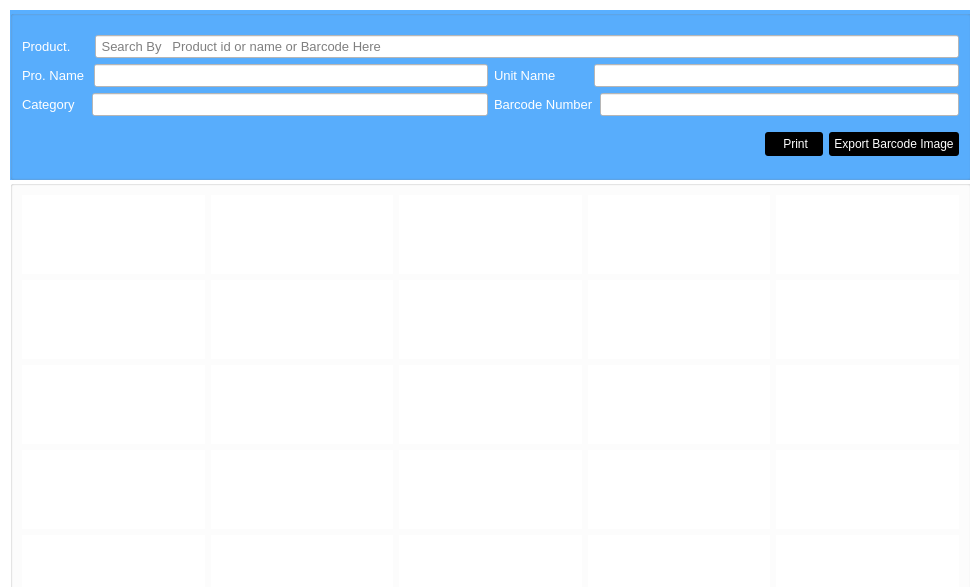
<?xml version="1.0" encoding="UTF-8"?>
<ui version="4.0">
 <class>Dialog</class>
 <widget class="QDialog" name="Dialog">
  <property name="windowModality">
   <enum>Qt::ApplicationModal</enum>
  </property>
  <property name="geometry">
   <rect>
    <x>0</x>
    <y>0</y>
    <width>970</width>
    <height>587</height>
   </rect>
  </property>
  <property name="windowTitle">
   <string>Dialog</string>
  </property>
  <property name="styleSheet">
   <string notr="true">background-color: rgb(255, 255, 255);</string>
  </property>
  <widget class="QGroupBox" name="groupBox_2">
   <property name="geometry">
    <rect>
     <x>10</x>
     <y>180</y>
     <width>961</width>
     <height>871</height>
    </rect>
   </property>
   <property name="styleSheet">
    <string notr="true">background-color: rgb(255, 255, 255);
</string>
   </property>
   <property name="title">
    <string/>
   </property>
   <layout class="QGridLayout" name="gridLayout_10">
    <item row="0" column="0">
     <layout class="QGridLayout" name="gridLayout_5">
      <item row="0" column="0">
       <widget class="QLabel" name="bars1">
        <property name="text">
         <string/>
        </property>
        <property name="pixmap">
         <pixmap>../images/barexample.png</pixmap>
        </property>
        <property name="scaledContents">
         <bool>true</bool>
        </property>
       </widget>
      </item>
      <item row="0" column="1">
       <widget class="QLabel" name="bars2">
        <property name="text">
         <string/>
        </property>
        <property name="pixmap">
         <pixmap>../images/barexample.png</pixmap>
        </property>
        <property name="scaledContents">
         <bool>true</bool>
        </property>
       </widget>
      </item>
      <item row="0" column="2">
       <widget class="QLabel" name="bars3">
        <property name="text">
         <string/>
        </property>
        <property name="pixmap">
         <pixmap>../images/barexample.png</pixmap>
        </property>
        <property name="scaledContents">
         <bool>true</bool>
        </property>
       </widget>
      </item>
      <item row="0" column="3">
       <widget class="QLabel" name="bars4">
        <property name="text">
         <string/>
        </property>
        <property name="pixmap">
         <pixmap>../images/barexample.png</pixmap>
        </property>
        <property name="scaledContents">
         <bool>true</bool>
        </property>
       </widget>
      </item>
      <item row="0" column="4">
       <widget class="QLabel" name="bars5">
        <property name="text">
         <string/>
        </property>
        <property name="pixmap">
         <pixmap>../images/barexample.png</pixmap>
        </property>
        <property name="scaledContents">
         <bool>true</bool>
        </property>
       </widget>
      </item>
     </layout>
    </item>
    <item row="1" column="0">
     <layout class="QGridLayout" name="gridLayout_6">
      <item row="0" column="0">
       <widget class="QLabel" name="bars6">
        <property name="text">
         <string/>
        </property>
        <property name="pixmap">
         <pixmap>../images/barexample.png</pixmap>
        </property>
        <property name="scaledContents">
         <bool>true</bool>
        </property>
       </widget>
      </item>
      <item row="0" column="1">
       <widget class="QLabel" name="bars7">
        <property name="text">
         <string/>
        </property>
        <property name="pixmap">
         <pixmap>../images/barexample.png</pixmap>
        </property>
        <property name="scaledContents">
         <bool>true</bool>
        </property>
       </widget>
      </item>
      <item row="0" column="2">
       <widget class="QLabel" name="bars8">
        <property name="text">
         <string/>
        </property>
        <property name="pixmap">
         <pixmap>../images/barexample.png</pixmap>
        </property>
        <property name="scaledContents">
         <bool>true</bool>
        </property>
       </widget>
      </item>
      <item row="0" column="3">
       <widget class="QLabel" name="bars9">
        <property name="text">
         <string/>
        </property>
        <property name="pixmap">
         <pixmap>../images/barexample.png</pixmap>
        </property>
        <property name="scaledContents">
         <bool>true</bool>
        </property>
       </widget>
      </item>
      <item row="0" column="4">
       <widget class="QLabel" name="bars10">
        <property name="text">
         <string/>
        </property>
        <property name="pixmap">
         <pixmap>../images/barexample.png</pixmap>
        </property>
        <property name="scaledContents">
         <bool>true</bool>
        </property>
       </widget>
      </item>
     </layout>
    </item>
    <item row="2" column="0">
     <layout class="QGridLayout" name="gridLayout_7">
      <item row="0" column="0">
       <widget class="QLabel" name="bars11">
        <property name="text">
         <string/>
        </property>
        <property name="pixmap">
         <pixmap>../images/barexample.png</pixmap>
        </property>
        <property name="scaledContents">
         <bool>true</bool>
        </property>
       </widget>
      </item>
      <item row="0" column="1">
       <widget class="QLabel" name="bars12">
        <property name="text">
         <string/>
        </property>
        <property name="pixmap">
         <pixmap>../images/barexample.png</pixmap>
        </property>
        <property name="scaledContents">
         <bool>true</bool>
        </property>
       </widget>
      </item>
      <item row="0" column="2">
       <widget class="QLabel" name="bars13">
        <property name="text">
         <string/>
        </property>
        <property name="pixmap">
         <pixmap>../images/barexample.png</pixmap>
        </property>
        <property name="scaledContents">
         <bool>true</bool>
        </property>
       </widget>
      </item>
      <item row="0" column="3">
       <widget class="QLabel" name="bars14">
        <property name="text">
         <string/>
        </property>
        <property name="pixmap">
         <pixmap>../images/barexample.png</pixmap>
        </property>
        <property name="scaledContents">
         <bool>true</bool>
        </property>
       </widget>
      </item>
      <item row="0" column="4">
       <widget class="QLabel" name="bars15">
        <property name="text">
         <string/>
        </property>
        <property name="pixmap">
         <pixmap>../images/barexample.png</pixmap>
        </property>
        <property name="scaledContents">
         <bool>true</bool>
        </property>
       </widget>
      </item>
     </layout>
    </item>
    <item row="3" column="0">
     <layout class="QGridLayout" name="gridLayout_8">
      <item row="0" column="0">
       <widget class="QLabel" name="bars16">
        <property name="text">
         <string/>
        </property>
        <property name="pixmap">
         <pixmap>../images/barexample.png</pixmap>
        </property>
        <property name="scaledContents">
         <bool>true</bool>
        </property>
       </widget>
      </item>
      <item row="0" column="1">
       <widget class="QLabel" name="bars17">
        <property name="text">
         <string/>
        </property>
        <property name="pixmap">
         <pixmap>../images/barexample.png</pixmap>
        </property>
        <property name="scaledContents">
         <bool>true</bool>
        </property>
       </widget>
      </item>
      <item row="0" column="2">
       <widget class="QLabel" name="bars18">
        <property name="text">
         <string/>
        </property>
        <property name="pixmap">
         <pixmap>../images/barexample.png</pixmap>
        </property>
        <property name="scaledContents">
         <bool>true</bool>
        </property>
       </widget>
      </item>
      <item row="0" column="3">
       <widget class="QLabel" name="bars19">
        <property name="text">
         <string/>
        </property>
        <property name="pixmap">
         <pixmap>../images/barexample.png</pixmap>
        </property>
        <property name="scaledContents">
         <bool>true</bool>
        </property>
       </widget>
      </item>
      <item row="0" column="4">
       <widget class="QLabel" name="bars20">
        <property name="text">
         <string/>
        </property>
        <property name="pixmap">
         <pixmap>../images/barexample.png</pixmap>
        </property>
        <property name="scaledContents">
         <bool>true</bool>
        </property>
       </widget>
      </item>
     </layout>
    </item>
    <item row="4" column="0">
     <layout class="QGridLayout" name="gridLayout_9">
      <item row="0" column="0">
       <widget class="QLabel" name="bars21">
        <property name="text">
         <string/>
        </property>
        <property name="pixmap">
         <pixmap>../images/barexample.png</pixmap>
        </property>
        <property name="scaledContents">
         <bool>true</bool>
        </property>
       </widget>
      </item>
      <item row="0" column="1">
       <widget class="QLabel" name="bars22">
        <property name="text">
         <string/>
        </property>
        <property name="pixmap">
         <pixmap>../images/barexample.png</pixmap>
        </property>
        <property name="scaledContents">
         <bool>true</bool>
        </property>
       </widget>
      </item>
      <item row="0" column="2">
       <widget class="QLabel" name="bars23">
        <property name="text">
         <string/>
        </property>
        <property name="pixmap">
         <pixmap>../images/barexample.png</pixmap>
        </property>
        <property name="scaledContents">
         <bool>true</bool>
        </property>
       </widget>
      </item>
      <item row="0" column="3">
       <widget class="QLabel" name="bars24">
        <property name="text">
         <string/>
        </property>
        <property name="pixmap">
         <pixmap>../images/barexample.png</pixmap>
        </property>
        <property name="scaledContents">
         <bool>true</bool>
        </property>
       </widget>
      </item>
      <item row="0" column="4">
       <widget class="QLabel" name="bars25">
        <property name="text">
         <string/>
        </property>
        <property name="pixmap">
         <pixmap>../images/barexample.png</pixmap>
        </property>
        <property name="scaledContents">
         <bool>true</bool>
        </property>
       </widget>
      </item>
     </layout>
    </item>
    <item row="5" column="0">
     <layout class="QGridLayout" name="gridLayout_13">
      <item row="0" column="0">
       <widget class="QLabel" name="bars26">
        <property name="text">
         <string/>
        </property>
        <property name="pixmap">
         <pixmap>../images/barexample.png</pixmap>
        </property>
        <property name="scaledContents">
         <bool>true</bool>
        </property>
       </widget>
      </item>
      <item row="0" column="1">
       <widget class="QLabel" name="bars27">
        <property name="text">
         <string/>
        </property>
        <property name="pixmap">
         <pixmap>../images/barexample.png</pixmap>
        </property>
        <property name="scaledContents">
         <bool>true</bool>
        </property>
       </widget>
      </item>
      <item row="0" column="2">
       <widget class="QLabel" name="bars28">
        <property name="text">
         <string/>
        </property>
        <property name="pixmap">
         <pixmap>../images/barexample.png</pixmap>
        </property>
        <property name="scaledContents">
         <bool>true</bool>
        </property>
       </widget>
      </item>
      <item row="0" column="3">
       <widget class="QLabel" name="bars29">
        <property name="text">
         <string/>
        </property>
        <property name="pixmap">
         <pixmap>../images/barexample.png</pixmap>
        </property>
        <property name="scaledContents">
         <bool>true</bool>
        </property>
       </widget>
      </item>
      <item row="0" column="4">
       <widget class="QLabel" name="bars30">
        <property name="text">
         <string/>
        </property>
        <property name="pixmap">
         <pixmap>../images/barexample.png</pixmap>
        </property>
        <property name="scaledContents">
         <bool>true</bool>
        </property>
       </widget>
      </item>
     </layout>
    </item>
    <item row="6" column="0">
     <layout class="QGridLayout" name="gridLayout_14">
      <item row="0" column="0">
       <widget class="QLabel" name="bars31">
        <property name="text">
         <string/>
        </property>
        <property name="pixmap">
         <pixmap>../images/barexample.png</pixmap>
        </property>
        <property name="scaledContents">
         <bool>true</bool>
        </property>
       </widget>
      </item>
      <item row="0" column="1">
       <widget class="QLabel" name="bars32">
        <property name="text">
         <string/>
        </property>
        <property name="pixmap">
         <pixmap>../images/barexample.png</pixmap>
        </property>
        <property name="scaledContents">
         <bool>true</bool>
        </property>
       </widget>
      </item>
      <item row="0" column="2">
       <widget class="QLabel" name="bars33">
        <property name="text">
         <string/>
        </property>
        <property name="pixmap">
         <pixmap>../images/barexample.png</pixmap>
        </property>
        <property name="scaledContents">
         <bool>true</bool>
        </property>
       </widget>
      </item>
      <item row="0" column="3">
       <widget class="QLabel" name="bars34">
        <property name="text">
         <string/>
        </property>
        <property name="pixmap">
         <pixmap>../images/barexample.png</pixmap>
        </property>
        <property name="scaledContents">
         <bool>true</bool>
        </property>
       </widget>
      </item>
      <item row="0" column="4">
       <widget class="QLabel" name="bars35">
        <property name="text">
         <string/>
        </property>
        <property name="pixmap">
         <pixmap>../images/barexample.png</pixmap>
        </property>
        <property name="scaledContents">
         <bool>true</bool>
        </property>
       </widget>
      </item>
     </layout>
    </item>
    <item row="7" column="0">
     <layout class="QGridLayout" name="gridLayout_15">
      <item row="0" column="0">
       <widget class="QLabel" name="bars36">
        <property name="text">
         <string/>
        </property>
        <property name="pixmap">
         <pixmap>../images/barexample.png</pixmap>
        </property>
        <property name="scaledContents">
         <bool>true</bool>
        </property>
       </widget>
      </item>
      <item row="0" column="1">
       <widget class="QLabel" name="bars37">
        <property name="text">
         <string/>
        </property>
        <property name="pixmap">
         <pixmap>../images/barexample.png</pixmap>
        </property>
        <property name="scaledContents">
         <bool>true</bool>
        </property>
       </widget>
      </item>
      <item row="0" column="2">
       <widget class="QLabel" name="bars38">
        <property name="text">
         <string/>
        </property>
        <property name="pixmap">
         <pixmap>../images/barexample.png</pixmap>
        </property>
        <property name="scaledContents">
         <bool>true</bool>
        </property>
       </widget>
      </item>
      <item row="0" column="3">
       <widget class="QLabel" name="bars39">
        <property name="text">
         <string/>
        </property>
        <property name="pixmap">
         <pixmap>../images/barexample.png</pixmap>
        </property>
        <property name="scaledContents">
         <bool>true</bool>
        </property>
       </widget>
      </item>
      <item row="0" column="4">
       <widget class="QLabel" name="bars40">
        <property name="text">
         <string/>
        </property>
        <property name="pixmap">
         <pixmap>../images/barexample.png</pixmap>
        </property>
        <property name="scaledContents">
         <bool>true</bool>
        </property>
       </widget>
      </item>
     </layout>
    </item>
    <item row="8" column="0">
     <layout class="QGridLayout" name="gridLayout_16">
      <item row="0" column="0">
       <widget class="QLabel" name="bars41">
        <property name="text">
         <string/>
        </property>
        <property name="pixmap">
         <pixmap>../images/barexample.png</pixmap>
        </property>
        <property name="scaledContents">
         <bool>true</bool>
        </property>
       </widget>
      </item>
      <item row="0" column="1">
       <widget class="QLabel" name="bars42">
        <property name="text">
         <string/>
        </property>
        <property name="pixmap">
         <pixmap>../images/barexample.png</pixmap>
        </property>
        <property name="scaledContents">
         <bool>true</bool>
        </property>
       </widget>
      </item>
      <item row="0" column="2">
       <widget class="QLabel" name="bars43">
        <property name="text">
         <string/>
        </property>
        <property name="pixmap">
         <pixmap>../images/barexample.png</pixmap>
        </property>
        <property name="scaledContents">
         <bool>true</bool>
        </property>
       </widget>
      </item>
      <item row="0" column="3">
       <widget class="QLabel" name="bars44">
        <property name="text">
         <string/>
        </property>
        <property name="pixmap">
         <pixmap>../images/barexample.png</pixmap>
        </property>
        <property name="scaledContents">
         <bool>true</bool>
        </property>
       </widget>
      </item>
      <item row="0" column="4">
       <widget class="QLabel" name="bars45">
        <property name="text">
         <string/>
        </property>
        <property name="pixmap">
         <pixmap>../images/barexample.png</pixmap>
        </property>
        <property name="scaledContents">
         <bool>true</bool>
        </property>
       </widget>
      </item>
     </layout>
    </item>
    <item row="9" column="0">
     <layout class="QGridLayout" name="gridLayout_17">
      <item row="0" column="0">
       <widget class="QLabel" name="bars46">
        <property name="text">
         <string/>
        </property>
        <property name="pixmap">
         <pixmap>../images/barexample.png</pixmap>
        </property>
        <property name="scaledContents">
         <bool>true</bool>
        </property>
       </widget>
      </item>
      <item row="0" column="1">
       <widget class="QLabel" name="bars47">
        <property name="text">
         <string/>
        </property>
        <property name="pixmap">
         <pixmap>../images/barexample.png</pixmap>
        </property>
        <property name="scaledContents">
         <bool>true</bool>
        </property>
       </widget>
      </item>
      <item row="0" column="2">
       <widget class="QLabel" name="bars48">
        <property name="text">
         <string/>
        </property>
        <property name="pixmap">
         <pixmap>../images/barexample.png</pixmap>
        </property>
        <property name="scaledContents">
         <bool>true</bool>
        </property>
       </widget>
      </item>
      <item row="0" column="3">
       <widget class="QLabel" name="bars49">
        <property name="text">
         <string/>
        </property>
        <property name="pixmap">
         <pixmap>../images/barexample.png</pixmap>
        </property>
        <property name="scaledContents">
         <bool>true</bool>
        </property>
       </widget>
      </item>
      <item row="0" column="4">
       <widget class="QLabel" name="bars50">
        <property name="text">
         <string/>
        </property>
        <property name="pixmap">
         <pixmap>../images/barexample.png</pixmap>
        </property>
        <property name="scaledContents">
         <bool>true</bool>
        </property>
       </widget>
      </item>
     </layout>
    </item>
   </layout>
  </widget>
  <widget class="QGroupBox" name="groupBox">
   <property name="geometry">
    <rect>
     <x>10</x>
     <y>10</y>
     <width>961</width>
     <height>170</height>
    </rect>
   </property>
   <property name="styleSheet">
    <string notr="true">QGroupBox#groupBox{background-color: rgb(89, 175, 255);
color: rgb(255, 255, 255);}</string>
   </property>
   <property name="title">
    <string/>
   </property>
   <layout class="QGridLayout" name="gridLayout_4">
    <item row="0" column="0" colspan="2">
     <layout class="QGridLayout" name="gridLayout_3">
      <item row="0" column="0">
       <layout class="QHBoxLayout" name="horizontalLayout">
        <item>
         <widget class="QLabel" name="label">
          <property name="font">
           <font>
            <pointsize>10</pointsize>
           </font>
          </property>
          <property name="styleSheet">
           <string notr="true">background-color: transparent;
color:white;</string>
          </property>
          <property name="text">
           <string>Product.     </string>
          </property>
         </widget>
        </item>
        <item>
         <widget class="QLineEdit" name="searchp">
          <property name="font">
           <font>
            <pointsize>10</pointsize>
           </font>
          </property>
          <property name="placeholderText">
           <string> Search By   Product id or name or Barcode Here</string>
          </property>
         </widget>
        </item>
       </layout>
      </item>
      <item row="1" column="0">
       <layout class="QGridLayout" name="gridLayout">
        <item row="0" column="0">
         <layout class="QHBoxLayout" name="horizontalLayout_2">
          <item>
           <widget class="QLabel" name="label_2">
            <property name="font">
             <font>
              <pointsize>10</pointsize>
             </font>
            </property>
            <property name="styleSheet">
             <string notr="true">background-color: transparent;
color:white;</string>
            </property>
            <property name="text">
             <string>Pro. Name </string>
            </property>
           </widget>
          </item>
          <item>
           <widget class="QLineEdit" name="pname">
            <property name="font">
             <font>
              <pointsize>10</pointsize>
             </font>
            </property>
            <property name="readOnly">
             <bool>true</bool>
            </property>
           </widget>
          </item>
         </layout>
        </item>
        <item row="0" column="1">
         <layout class="QHBoxLayout" name="horizontalLayout_3">
          <item>
           <widget class="QLabel" name="label_3">
            <property name="font">
             <font>
              <pointsize>10</pointsize>
             </font>
            </property>
            <property name="styleSheet">
             <string notr="true">background-color: transparent;
color:white;</string>
            </property>
            <property name="text">
             <string>Unit Name         </string>
            </property>
           </widget>
          </item>
          <item>
           <widget class="QLineEdit" name="unit">
            <property name="font">
             <font>
              <pointsize>10</pointsize>
             </font>
            </property>
            <property name="readOnly">
             <bool>true</bool>
            </property>
           </widget>
          </item>
         </layout>
        </item>
       </layout>
      </item>
      <item row="2" column="0">
       <layout class="QGridLayout" name="gridLayout_2">
        <item row="0" column="0">
         <layout class="QHBoxLayout" name="horizontalLayout_4">
          <item>
           <widget class="QLabel" name="label_4">
            <property name="font">
             <font>
              <pointsize>10</pointsize>
             </font>
            </property>
            <property name="styleSheet">
             <string notr="true">background-color: transparent;
color:white;</string>
            </property>
            <property name="text">
             <string>Category   </string>
            </property>
           </widget>
          </item>
          <item>
           <widget class="QLineEdit" name="category">
            <property name="font">
             <font>
              <pointsize>10</pointsize>
             </font>
            </property>
            <property name="readOnly">
             <bool>true</bool>
            </property>
           </widget>
          </item>
         </layout>
        </item>
        <item row="0" column="1">
         <layout class="QHBoxLayout" name="horizontalLayout_5">
          <item>
           <widget class="QLabel" name="label_5">
            <property name="font">
             <font>
              <pointsize>10</pointsize>
             </font>
            </property>
            <property name="styleSheet">
             <string notr="true">background-color: transparent;
color:white;</string>
            </property>
            <property name="text">
             <string>Barcode Number</string>
            </property>
           </widget>
          </item>
          <item>
           <widget class="QLineEdit" name="barcode">
            <property name="font">
             <font>
              <pointsize>10</pointsize>
             </font>
            </property>
            <property name="readOnly">
             <bool>true</bool>
            </property>
           </widget>
          </item>
         </layout>
        </item>
       </layout>
      </item>
     </layout>
    </item>
    <item row="1" column="0">
     <spacer name="horizontalSpacer">
      <property name="orientation">
       <enum>Qt::Horizontal</enum>
      </property>
      <property name="sizeHint" stdset="0">
       <size>
        <width>687</width>
        <height>20</height>
       </size>
      </property>
     </spacer>
    </item>
    <item row="1" column="1">
     <layout class="QGridLayout" name="gridLayout_11">
      <item row="0" column="0">
       <widget class="QPushButton" name="printb">
        <property name="font">
         <font>
          <pointsize>9</pointsize>
         </font>
        </property>
        <property name="styleSheet">
         <string notr="true">QPushButton{padding:5px;
background-color: rgb(0, 0, 0);
border-radius:3px;
color:white;}

QPushButton:hover:!pressed {
    background-color:  #54d777;
    border-radius: 3px;
}</string>
        </property>
        <property name="text">
         <string>    Print   </string>
        </property>
       </widget>
      </item>
      <item row="0" column="1">
       <widget class="QPushButton" name="showb">
        <property name="font">
         <font>
          <pointsize>9</pointsize>
         </font>
        </property>
        <property name="styleSheet">
         <string notr="true">QPushButton{padding:5px;
background-color: rgb(0, 0, 0);
border-radius:3px;
color:white;}

QPushButton:hover:!pressed {
    background-color:  #54d777;
    border-radius: 3px;
}</string>
        </property>
        <property name="text">
         <string>Export Barcode Image</string>
        </property>
       </widget>
      </item>
     </layout>
    </item>
   </layout>
  </widget>
 </widget>
 <resources/>
 <connections/>
</ui>
